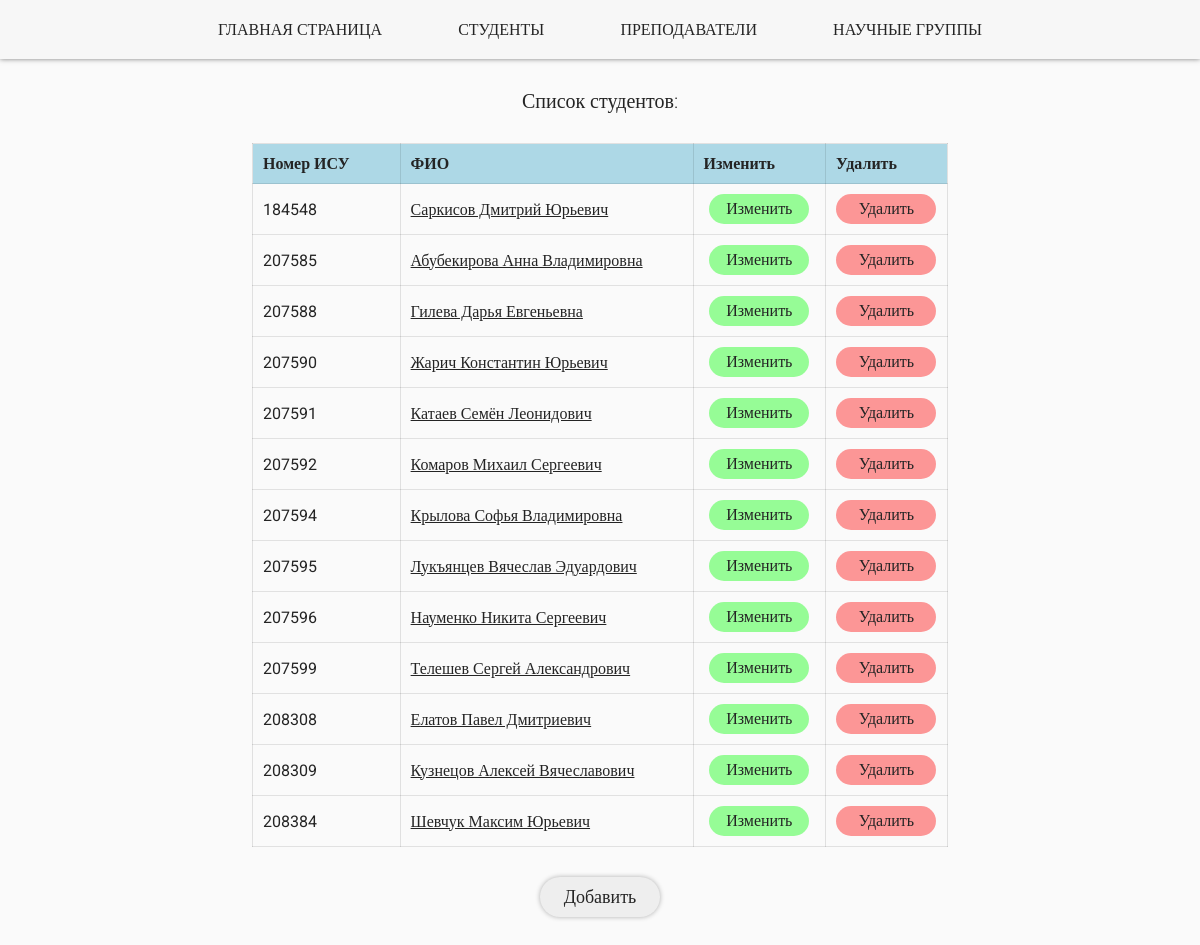
The page /students/ on the database its author committed.
### science_groups/models.py (models this page shows, shortened)
class Student(models.Model):
    student_id = models.IntegerField(unique=True)
    first_name = models.CharField(max_length=50)
    last_name = models.CharField(max_length=100)
    middle_name = models.CharField(max_length=100)

### science_groups/views.py (the view)
# urls.py: path('students/', views.students, name='students'),
def students(request):
    students = Student.objects.order_by('student_id')
    template = loader.get_template('science_groups/students.html')
    context = {
        'students': students
    }
    return HttpResponse(template.render(context, request))

### science_groups/templates/science_groups/students.html (shortened to what this page needs)
{% extends 'science_groups/base.html' %}
{% block content %}
<p class = 'title'>
    Список студентов:
</p>
<table class = 'main-table'>
    <tr>
        <th>
            Номер ИСУ
        </th>
        <th>
            ФИО
        </th>
        <th>
            Изменить
        </th>
        <th>
            Удалить
        </th>
    </tr>
    {% for student in students %}
        <tr>
            <td>
                {{ student.student_id }}
            </td>
            <td>
                <a href = "{% url 'student_details' student.student_id %}">
                    {{ student.last_name|add:" "|add:student.first_name|add:" "|add:student.middle_name }}
                </a>
            </td>
            <td>
                <a class = 'button button-edit' href = "{% url 'student-edit' student.student_id %}">
                    Изменить
                </a>
            </td>
            <td>
                <a class = 'button button-delete' href = "{% url 'student-delete' student.student_id %}">
                    Удалить
                </a>
            </td>
        </tr>
    {% endfor %}
</table>
<div class = 'button-wrapper'>
  <a class = 'button-add' href = "{% url 'student-add' %}">
    Добавить
  </a>
</div>
{% endblock %}

### science_groups/static/science_groups/styles.css (style rules this page uses)
* { padding: 0; margin: 0; font-family: 'Roboto'; color: #242424; }
body { background-color: #fafafa; }
.title { width: 50%; margin: 30px auto; text-align: center; font-size: 20px; font-weight: 300; }
.main-table, .groups-table { margin: 0 auto; border-collapse: collapse; }
.main-table, .groups-table, th, td { border: 1px solid rgba(0, 0, 0, 0.1); }
.main-table th, td, .groups-table th { padding: 10px 50px 10px 10px; text-align: left; }
.main-table tr:first-child, .groups-table tr:first-child { background-color: lightblue; }
.main-table tr td:nth-child(3), .main-table tr td:nth-child(4) { padding: 10px 0; text-align: center; }
.button { display: inline-block; text-decoration: none; width: 100px; height: 30px; line-height: 30px; border-radius: 20px; }
.button-edit { background-color: rgba(0, 255, 0, 0.4); }
.button-delete { background-color: rgba(255, 0, 0, 0.4); }
.button-wrapper { width: 50%; margin: 30px auto; }
.button-add { display: block; width: 120px; height: 40px; margin: 0 auto; line-height: 40px; text-align: center; text-decoration: none; font-size: 18px; background-color: #eeeeee; border-radius: 25px; box-shadow: 0 0 5px 0 rgba(0, 0, 0, 0.3); }

### rows shown on the page
Student: student_id "184548", last_name|add "Саркисов Дмитрий Юрьевич"
Student: student_id "207585", last_name|add "Абубекирова Анна Владимировна"
Student: student_id "207588", last_name|add "Гилева Дарья Евгеньевна"
Student: student_id "207590", last_name|add "Жарич Константин Юрьевич"
Student: student_id "207591", last_name|add "Катаев Семён Леонидович"
Student: student_id "207592", last_name|add "Комаров Михаил Сергеевич"
Student: student_id "207594", last_name|add "Крылова Софья Владимировна"
Student: student_id "207595", last_name|add "Лукъянцев Вячеслав Эдуардович"
Student: student_id "207596", last_name|add "Науменко Никита Сергеевич"
Student: student_id "207599", last_name|add "Телешев Сергей Александрович"
Student: student_id "208308", last_name|add "Елатов Павел Дмитриевич"
Student: student_id "208309", last_name|add "Кузнецов Алексей Вячеславович"
Student: student_id "208384", last_name|add "Шевчук Максим Юрьевич"
